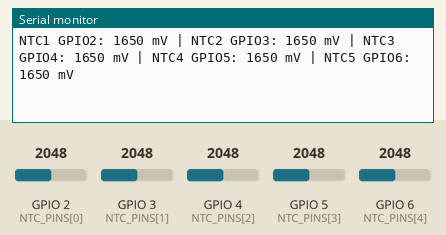
This sketch was run on a simulated ESP32. Shown: the last lines printed to the serial monitor. Inputs (shaded band) come from the test bench; at power-on: GPIO 2 (NTC_PINS[0]) = 2048, GPIO 3 (NTC_PINS[1]) = 2048, GPIO 4 (NTC_PINS[2]) = 2048, GPIO 5 (NTC_PINS[3]) = 2048, GPIO 6 (NTC_PINS[4]) = 2048 (analog values on the 0–4095 scale).

Above: at 1.7 s.
1.8 s: GPIO 2 (NTC_PINS[0]) set to 2866
At 3.1 s:
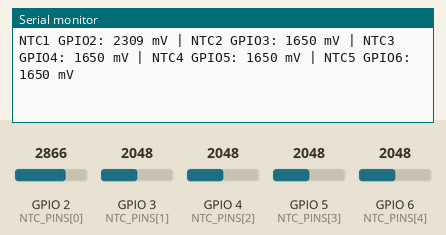
3.3 s: GPIO 3 (NTC_PINS[1]) set to 2866
At 4.5 s:
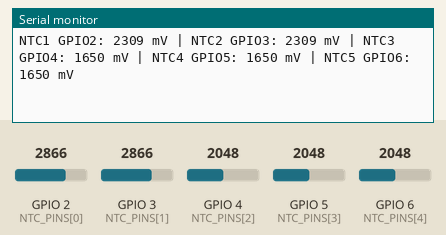
4.8 s: GPIO 4 (NTC_PINS[2]) set to 2866
At 4.8 s:
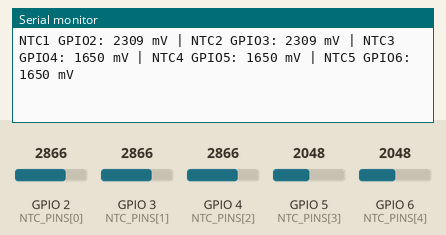
6.3 s: GPIO 5 (NTC_PINS[3]) set to 2866
At 7.5 s:
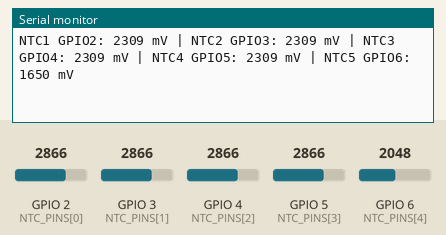
7.8 s: GPIO 6 (NTC_PINS[4]) set to 2866
At 8.7 s:
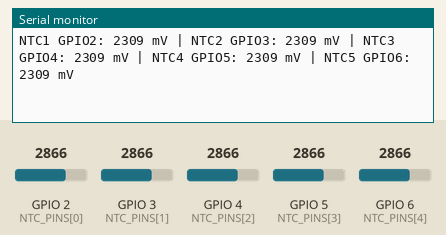
9.3 s: GPIO 2 (NTC_PINS[0]) set to 3972
At 10.8 s:
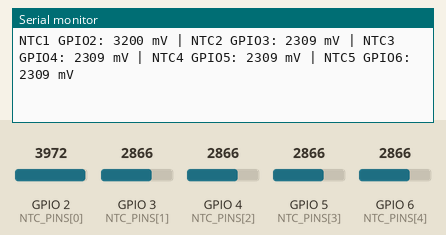
Timing chart, 0 to 11.8 s (numbered marks = the images above; inputs shaded):
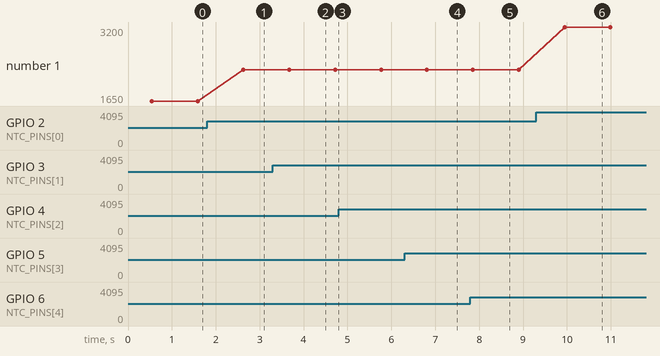

The sketch:

ntc_test.ino
```cpp
#include <Arduino.h>

// Each divider: 3.3V -> NTC -> GPIO junction -> fixed resistor -> GND.
// Heating the NTC increases the measured voltage.
constexpr uint8_t NTC_PINS[] = {2, 3, 4, 5, 6};
constexpr size_t NTC_COUNT = sizeof(NTC_PINS) / sizeof(NTC_PINS[0]);
constexpr int SAMPLES = 16;

void setup() {
  Serial.begin(115200);
  analogReadResolution(12);

  for (size_t i = 0; i < NTC_COUNT; ++i) {
    pinMode(NTC_PINS[i], INPUT);
    analogSetPinAttenuation(NTC_PINS[i], ADC_11db);
  }

  delay(500);
  Serial.println("Five NTC test: GPIO2-6");
}

void loop() {
  uint32_t sums[NTC_COUNT] = {};

  for (int sample = 0; sample < SAMPLES; ++sample) {
    for (size_t i = 0; i < NTC_COUNT; ++i) {
      sums[i] += analogReadMilliVolts(NTC_PINS[i]);
    }
    delay(2);
  }

  for (size_t i = 0; i < NTC_COUNT; ++i) {
    if (i > 0) {
      Serial.print(" | ");
    }
    Serial.printf(
      "NTC%u GPIO%u: %lu mV",
      static_cast<unsigned>(i + 1),
      static_cast<unsigned>(NTC_PINS[i]),
      static_cast<unsigned long>(sums[i] / SAMPLES)
    );
  }

  Serial.println();
  delay(1000);
}
```

Measured:
- after the input at 1.8 s, the serial monitor: prints a new line after 0.83 s (image 1)
- after the input at 3.3 s, the serial monitor: prints a new line after 0.38 s (image 2)
- after the input at 6.3 s, the serial monitor: prints a new line after 0.51 s (image 4)
- after the input at 7.8 s, the serial monitor: prints a new line after 0.06 s (image 5)
- after the input at 9.3 s, the serial monitor: prints a new line after 0.64 s (image 6)
- plotted number 1: 1650 → 2309 after the input at 1.8 s, 2309 → 3200 after the input at 9.3 s
